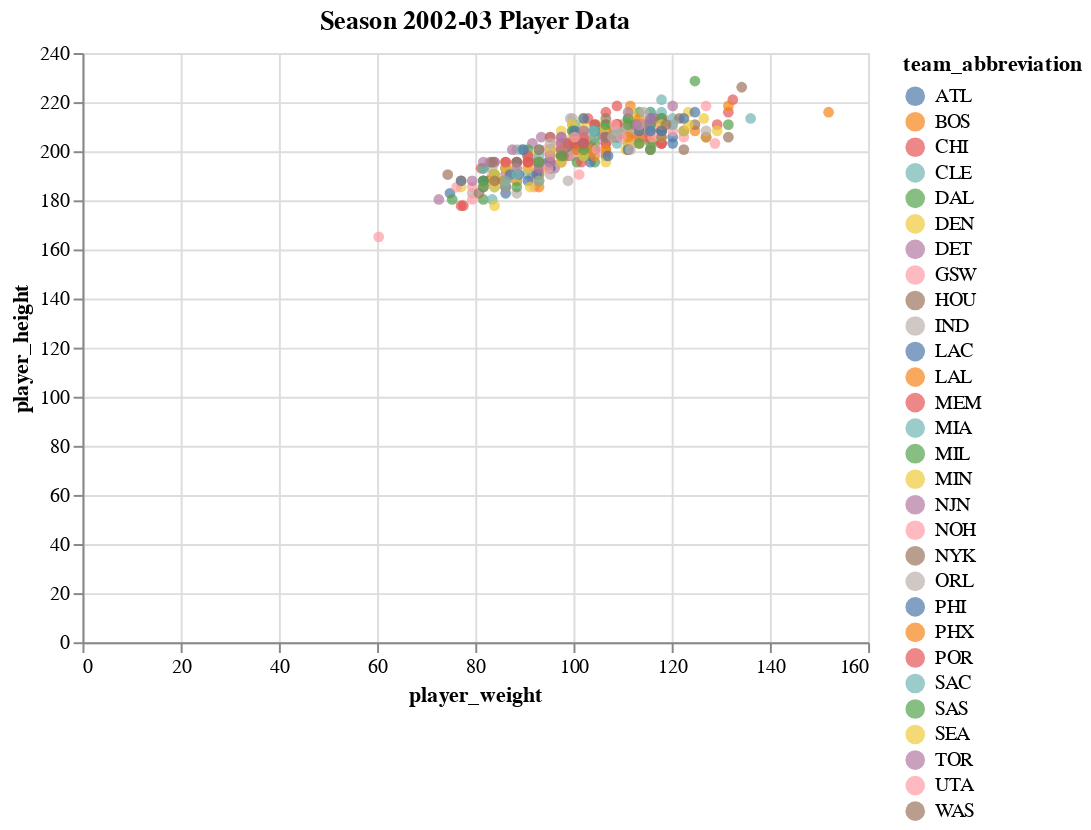

Notebook cell for this chart:
### Code cell
season02 =  pd.DataFrame()
season02 = all_seasons.copy()
season02 = season02[season02.season == '2002-03']


alt.Chart(season02, title = "Season 2002-03 Player Data").mark_circle(size=30).encode(
    x='player_weight',
    y='player_height',
    color='team_abbreviation',
    tooltip=['player_name', 'team_abbreviation', 'player_weight', 'player_height']
).interactive()

### Figure 1 — Vega-Lite specification as saved in the notebook (floating-point values rounded to 4 significant figures; data arrays with more than 128 entries replaced by an {"elided": "..."} marker saying what was removed)
{"config": {"view": {"continuousWidth": 400, "continuousHeight": 300}}, "data": {"name": "data-7fd4628b930567d80671c373360d678f"}, "mark": {"type": "circle", "size": 30}, "encoding": {"color": {"type": "nominal", "field": "team_abbreviation"}, "tooltip": [{"type": "nominal", "field": "player_name"}, {"type": "nominal", "field": "team_abbreviation"}, {"type": "quantitative", "field": "player_weight"}, {"type": "quantitative", "field": "player_height"}], "x": {"type": "quantitative", "field": "player_weight"}, "y": {"type": "quantitative", "field": "player_height"}}, "selection": {"selector003": {"type": "interval", "bind": "scales", "encodings": ["x", "y"]}}, "title": "Season 2002-03 Player Data", "$schema": "https://vega.github.io/schema/vega-lite/v4.8.1.json", "datasets": {"data-7fd4628b930567d80671c373360d678f": {"elided": "428 records"}}}
